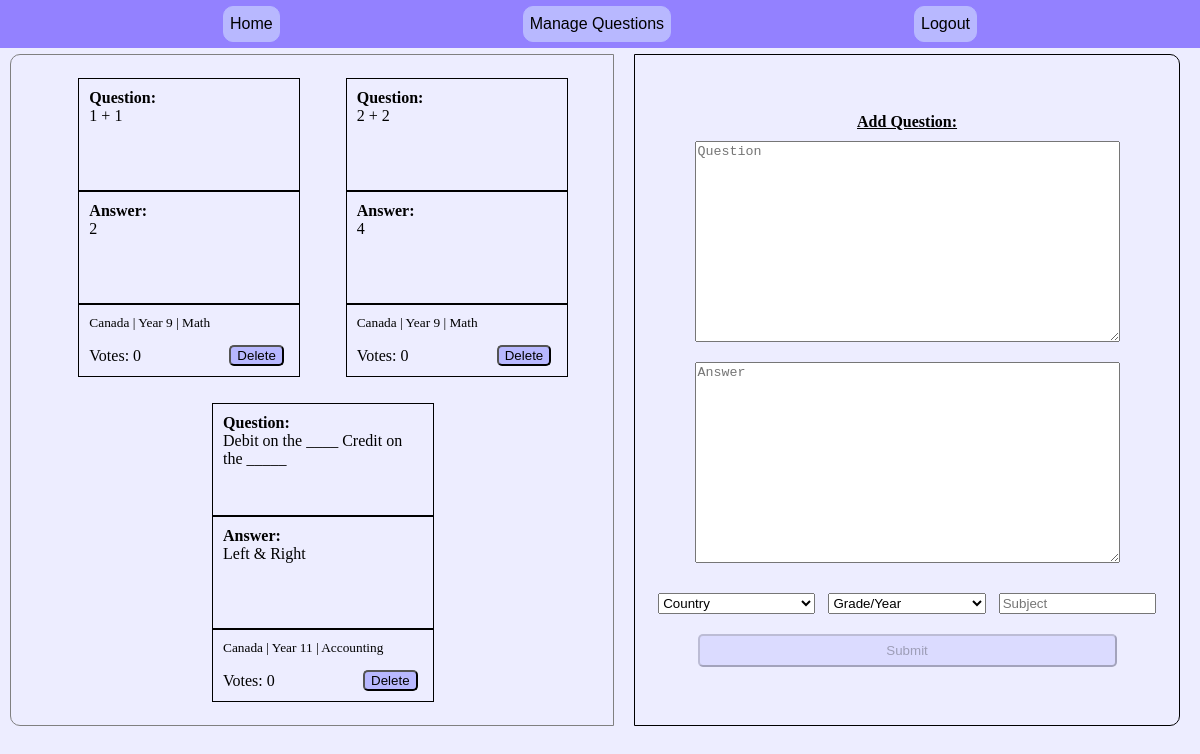
The app's page /manageQuestions (signed in) with its own data.
### myApp/models.py (models this page shows)
class Question(models.Model):
    question = models.TextField(max_length=1000)
    answer = models.TextField(max_length=1000)
    upvotes = models.BigIntegerField()
    country = models.TextField(max_length=100)
    subject = models.TextField(max_length=100)
    year = models.IntegerField()

### myApp/views.py (the view, shortened to what this page needs)
# urls.py: path("manageQuestions", views.manageQuestions, name="manageQuestions")
def manageQuestions(request):
    if not request.user.is_authenticated:
        return HttpResponseRedirect(reverse("login"))
    person = Person.objects.get(username=request.user.username)
    return render(request, "myApp/manageQuestions.html",{
        "questions": person.questions.all().order_by("-upvotes")
    })

### myApp/templates/myApp/manageQuestions.html (shortened to what this page needs)
{% extends "myApp/layout.html" %}
{% load static %}
{% block files %}
    <link rel="stylesheet" href='{% static "myApp/manageQuestions.css" %}'>
{% endblock %}
{% block body %}
<br><br><br>
<div id="mainContainer">
    <div id="questionsContainer">
        {% for question in questions %}
        <div class="questionContainer">
            <div class="question"><b>Question:</b><br>{{question.question}}</div>
            <div class="answer"><b>Answer:</b><br>{{question.answer}}</div>
            <div class="filters">{{question.country | truncatechars:10}} | Year {{question.year}} | {{question.subject | truncatechars:10}}</div>
            <div class="tooltip">
                <div class="voteAmount">Votes: {{question.upvotes}}</div>
                <div>
                <button class="delete" id={{question.id}}>Delete</button>
                </div>
            </div>
        </div>
        {% endfor %}
    </div>
    <form method="POST" action = '{%url "manageQuestions" %}' id="addQuestionContainer">
        <div> <b><u>Add Question:</u></b></div>
        <textarea name="question" id="addQuestion" placeholder="Question" required></textarea>
        <textarea name="answer" id="addAnswer" placeholder="Answer" required></textarea>
        <div id="filterDiv">
            <select class=filter name="country" id="country">
                <option data-value=-1 selected disabled>Country</option>
            </select>
        <select class=filter name="year" id="year">
            <option value = -1 selected disabled>Grade/Year</option>
        </select>
            <input type="search" list="subjectList" placeholder="Subject" id="subject" class="filter" name="subject">
        </div>
        <button name="questionSubmit" id="submitButton">Submit</button>
    </form>
</div>
{% endblock %}

### myApp/templates/myApp/layout.html (shortened to what this page needs)
{% load static %}
<!DOCTYPE html>
<html lang="en">
<head>
    <link rel="stylesheet" href='{% static "myApp/layout.css" %}'>
    {% block files %}
    {% endblock %}
</head>
<body>
    <div  id="navBar">
        <a href="{% url 'home' %}"><button class="navItem"> Home </button></a>
        <a href='{% url "manageQuestions" %}'><button class="navItem"> Manage Questions</button></a>
        {% if user.is_authenticated %}
        <a href='{% url "logout" %}'><button class="navItem"> Logout </button></a>
        {% else %}
        <a href='{% url "register" %}'><button class="navItem"> Register </button></a>
        <a href='{% url "login" %}'><button class="navItem"> Login </button></a>
        {% endif %}
    </div>
    {% block body %}
    {% endblock %}
</body>
</html>

### myApp/static/myApp/layout.css (style rules this page uses)
body { margin: 0; overflow-x: hidden; background-color: #dcdcff81; }
#navBar { position: absolute; float: top; width: 100%; height: 3rem; display:flex; justify-content: space-evenly; align-items: center; background-color: #9381FF; }
.navItem { margin-left: 20px; margin-right: 20px; vertical-align: auto; text-align: center; height: 2.2rem; border: 1px solid #B8B8FF; border-radius: 10px; font-size: 12pt; background-color: #B8B8FF; }

### myApp/static/myApp/manageQuestions.css (style rules this page uses)
.questionContainer { height: 300px; min-width: 200px; width: 20%; display: flex; flex-direction: column; margin: 10px; overflow-x: none }
.question, .answer { border: 1px solid black; width: 100%; height: 45%; padding: 10px; overflow: auto; }
.tooltip, .filters { display: flex; border: 1px solid black; width: 100%; height: 10%; padding: 10px; }
.filters { border-bottom: none; padding-bottom: 5; padding-top: 5; font-size: 10pt; }
.tooltip { padding-top: 0; border-top: none; }
.voteAmount { width: 70%; height: 100%; display: flex; align-items: center; justify-content: left; }
.delete { width: 100%; height: 100%; display: flex; align-items: center; justify-content: center; }
#questionsContainer { margin-left: 10px; border: 1px solid gray; border-radius: 10px; border-top-right-radius: 0; border-bottom-right-radius: 0; display:flex; width: 50%; padding: 10px; height: 650px; flex-direction: row; flex-wrap:wrap; justify-content: space-evenly; align-items: center; overflow: auto; overflow-x: hidden; }
#mainContainer { display: flex; }
#addQuestionContainer { border: 1px solid black; width: 45%; height: 650px; padding: 10px; margin: 20px; margin-top: 0; overflow: auto; overflow-x: hidden; display: flex; flex-direction: column; justify-content: center; align-items: center; border-radius: 10px; border-top-left-radius: 0; border-bottom-left-radius: 0; }
#addQuestion, #addAnswer { height: 30%; margin: 10px; width: 80%; resize: vertical; overflow: auto; }
#submitButton { width: 80%; height: 5%; }
#filterDiv { width: 100%; padding:20px; display: flex; justify-content: space-evenly; }
.filter { height: 100%; width: 30%; }
button { width: fit-content; height: fit-content; background-color: #B8B8FF; border-radius: 5px; }
button:disabled { background-color: #b8b8ff55; }

### records on screen
Question: question "1 + 1", answer "2", country "Canada", year "9", subject "Math", upvotes "0"
Question: question "2 + 2", answer "4", country "Canada", year "9", subject "Math", upvotes "0"
Question: question "Debit on the ____ Credit on the _____", answer "Left & Right", country "Canada", year "11", subject "Accounting", upvotes "0"
